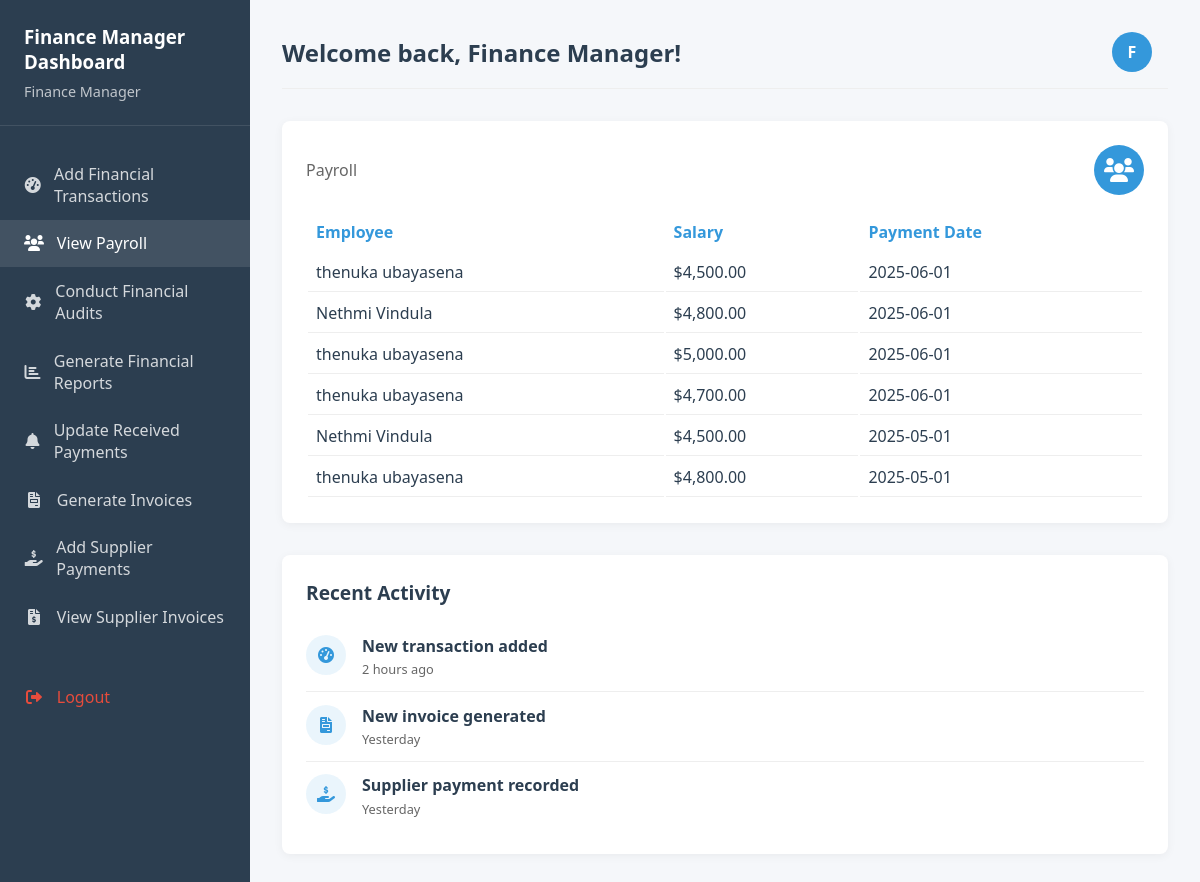
/finance_manager_dashboard.php?view=view_payroll, run on the app's committed database.
### tables this page shows
CREATE TABLE `payroll` (
  `payroll_id` int(11) NOT NULL,
  `EMP_ID` int(11) NOT NULL,
  `salary` decimal(10,2) NOT NULL CHECK (`salary` >= 0),
  `payment_date` date NOT NULL,
  `status` enum('Pending','Approved','Rejected') DEFAULT 'Pending',
  `created_at` datetime DEFAULT current_timestamp()
);

CREATE TABLE `employees` (
  `EMP_ID` int(11) NOT NULL,
  `FName` varchar(50) NOT NULL,
  `LName` varchar(50) NOT NULL,
  `username` varchar(50) NOT NULL,
  `password` varchar(255) NOT NULL,
  `EmpNIC` varchar(20) NOT NULL,
  `years_of_experience` int(11) DEFAULT NULL,
  `designation` varchar(100) NOT NULL,
  `EmpContact_No` varchar(15) DEFAULT NULL,
  `DOB` date DEFAULT NULL,
  `Emp_Email` varchar(100) DEFAULT NULL,
  `Dependent_Name` varchar(100) DEFAULT NULL,
  `Dependent_NIC` varchar(20) DEFAULT NULL,
  `Relationship` varchar(50) DEFAULT NULL,
  `DeContact_No` varchar(15) DEFAULT NULL,
  `created_at` timestamp NOT NULL DEFAULT current_timestamp(),
  `salary` decimal(10,2) NOT NULL
);

### finance_manager_dashboard.php (the view, shortened to what this page needs)
<?php
require 'db_connection.php';
$displayName = isset($_SESSION['FName'], $_SESSION['LName']) ? $_SESSION['FName'] . ' ' . $_SESSION['LName'] : 'Finance Manager';
$avatar = strtoupper(substr($displayName, 0, 1));
$successMessage = '';
$errorMessage = '';
$showAddTransactions = false;
$showViewPayroll = false;
$showFinancialAudits = false;
$showFinancialReports = false;
$showReceivePayments = false;
$showGenerateInvoices = false;
$showSupplierPayments = false;
$showSupplierInvoices = false;
if (isset($_GET['view'])) {
    $showAddTransactions = ($_GET['view'] === 'add_transactions');
    $showViewPayroll = ($_GET['view'] === 'view_payroll');
    $showFinancialAudits = ($_GET['view'] === 'financial_audits');
    $showFinancialReports = ($_GET['view'] === 'financial_reports');
    $showReceivePayments = ($_GET['view'] === 'receive_payments');
    $showGenerateInvoices = ($_GET['view'] === 'generate_invoices');
    $showSupplierPayments = ($_GET['view'] === 'supplier_payments');
    $showSupplierInvoices = ($_GET['view'] === 'supplier_invoices');
} else {
}
if ($showViewPayroll) {
    $stmt = $pdo->query("SELECT p.payroll_id, p.EMP_ID, p.salary, p.payment_date, e.FName, e.LName
                         FROM payroll p
                         JOIN employees e ON p.EMP_ID = e.EMP_ID
                         ORDER BY p.payment_date DESC");
    $payroll = $stmt->fetchAll();
}
?>
<!DOCTYPE html>
<html lang="en">
<head>
    <link rel="stylesheet" href="https://cdnjs.cloudflare.com/ajax/libs/font-awesome/6.0.0/css/all.min.css">
</head>
<body>
    <div class="dashboard-container">
        <div class="sidebar">
            <div class="sidebar-header">
                <h3>Finance Manager Dashboard</h3>
                <p><?= htmlspecialchars($displayName) ?></p>
            </div>
            <div class="sidebar-menu">
                <a href="?view=add_transactions" class="menu-item <?= $showAddTransactions ? 'active' : '' ?>"><i class="fas fa-tachometer-alt"></i> Add Financial Transactions</a>
                <a href="?view=view_payroll" class="menu-item <?= $showViewPayroll ? 'active' : '' ?>"><i class="fas fa-users"></i> View Payroll</a>
                <a href="?view=financial_audits" class="menu-item <?= $showFinancialAudits ? 'active' : '' ?>"><i class="fas fa-cog"></i> Conduct Financial Audits</a>
                <a href="?view=financial_reports" class="menu-item <?= $showFinancialReports ? 'active' : '' ?>"><i class="fas fa-chart-bar"></i> Generate Financial Reports</a>
                <a href="?view=receive_payments" class="menu-item <?= $showReceivePayments ? 'active' : '' ?>"><i class="fas fa-bell"></i> Update Received Payments</a>
                <a href="?view=generate_invoices" class="menu-item <?= $showGenerateInvoices ? 'active' : '' ?>"><i class="fas fa-file-invoice"></i> Generate Invoices</a>
                <a href="?view=supplier_payments" class="menu-item <?= $showSupplierPayments ? 'active' : '' ?>"><i class="fas fa-hand-holding-usd"></i> Add Supplier Payments</a>
                <a href="?view=supplier_invoices" class="menu-item <?= $showSupplierInvoices ? 'active' : '' ?>"><i class="fas fa-file-invoice-dollar"></i> View Supplier Invoices</a>
                <a href="logout.php" class="menu-item" style="margin-top: 2rem; color: #e74c3c;"><i class="fas fa-sign-out-alt"></i> Logout</a>
            </div>
        </div>
        <div class="main-content">
            <div class="top-bar">
                <h2>Welcome back, <?= htmlspecialchars($displayName) ?>!</h2>
                <div class="user-info">
                    <div class="user-avatar"><?= $avatar ?></div>
                </div>
            </div>
            <div class="dashboard-cards">
                <?php if ($showAddTransactions): ?>
                <div class="card">
                    <div class="card-header">
                        <span class="card-title">Add Financial Transaction</span>
                        <div class="card-icon bg-primary"><i class="fas fa-tachometer-alt"></i></div>
                    </div>
                    <?php if ($errorMessage): ?>
                        <div class="message error"><?= htmlspecialchars($errorMessage) ?></div>
                    <?php endif; ?>
                    <?php if ($successMessage): ?>
                        <div class="message success"><?= htmlspecialchars($successMessage) ?></div>
                    <?php endif; ?>
                    <form action="" method="POST" class="form-table">
                        <input type="hidden" name="add_transaction" value="1">
                        <table>
                            <tr>
                                <th><label for="type">Type</label></th>
                                <td>
                                    <select id="type" name="type" required>
                                        <option value="Income">Income</option>
                                        <option value="Expense">Expense</option>
                                    </select>
                                </td>
                            </tr>
                            <tr>
                                <th><label for="category">Category</label></th>
                                <td><input type="text" id="category" name="category" required></td>
                            </tr>
                            <tr>
                                <th><label for="amount">Amount</label></th>
                                <td><input type="number" id="amount" name="amount" step="0.01" required></td>
                            </tr>
                            <tr>
                                <th><label for="description">Description</label></th>
                                <td><textarea id="description" name="description" required></textarea></td>
                            </tr>
                        </table>
                        <button type="submit" class="btn"><i class="fas fa-save"></i> Add Transaction</button>
                    </form>
                    <?php if ($transactions): ?>
                    <table class="data-table">
                        <tr>
                            <th>Type</th>
                            <th>Category</th>
                            <th>Amount</th>
                            <th>Description</th>
                            <th>Created At</th>
                        </tr>
                        <?php foreach ($transactions as $transaction): ?>
                        <tr>
                            <td><?= htmlspecialchars($transaction['type']) ?></td>
                            <td><?= htmlspecialchars($transaction['category']) ?></td>
                            <td>$<?= number_format($transaction['amount'], 2) ?></td>
                            <td><?= htmlspecialchars($transaction['description']) ?></td>
                            <td><?= htmlspecialchars($transaction['created_at']) ?></td>
                        </tr>
                        <?php endforeach; ?>
                    </table>
                    <?php endif; ?>
                </div>
                <?php elseif ($showViewPayroll && $payroll): ?>
                <div class="card">
                    <div class="card-header">
                        <span class="card-title">Payroll</span>
                        <div class="card-icon bg-secondary"><i class="fas fa-users"></i></div>
                    </div>
                    <table class="data-table">
                        <tr>
                            <th>Employee</th>
                            <th>Salary</th>
                            <th>Payment Date</th>
                        </tr>
                        <?php foreach ($payroll as $record): ?>
                        <tr>
                            <td><?= htmlspecialchars($record['FName'] . ' ' . $record['LName']) ?></td>
                            <td>$<?= number_format($record['salary'], 2) ?></td>
                            <td><?= htmlspecialchars($record['payment_date']) ?></td>
                        </tr>
                        <?php endforeach; ?>
                    </table>
                </div>
                <?php endif; ?>
            </div>
            <div class="recent-activity">
                <h3 class="section-title">Recent Activity</h3>
                <div class="activity-item">
                    <div class="activity-icon"><i class="fas fa-tachometer-alt"></i></div>
                    <div class="activity-content">
                        <div class="activity-title">New transaction added</div>
                        <div class="activity-time">2 hours ago</div>
                    </div>
                </div>
                <div class="activity-item">
                    <div class="activity-icon"><i class="fas fa-file-invoice"></i></div>
                    <div class="activity-content">
                        <div class="activity-title">New invoice generated</div>
                        <div class="activity-time">Yesterday</div>
                    </div>
                </div>
                <div class="activity-item">
                    <div class="activity-icon"><i class="fas fa-hand-holding-usd"></i></div>
                    <div class="activity-content">
                        <div class="activity-title">Supplier payment recorded</div>
                        <div class="activity-time">Yesterday</div>
                    </div>
                </div>
            </div>
        </div>
    </div>
</body>
</html>

### finance_manager_dashboard.php (style rules this page uses)
:root { --primary-color: #2c3e50; --secondary-color: #3498db; --accent-color: #e74c3c; --light-color: #ecf0f1; --dark-color: #2c3e50; --success-color: #2ecc71; }
* { margin: 0; padding: 0; box-sizing: border-box; font-family: 'Segoe UI', Tahoma, Geneva, Verdana, sans-serif; }
body { background-color: #f5f7fa; color: var(--dark-color); }
.dashboard-container { display: flex; min-height: 100vh; }
.sidebar { width: 250px; background-color: var(--primary-color); color: white; padding: 1.5rem 0; position: fixed; height: 100%; }
.sidebar-header { padding: 0 1.5rem 1.5rem; border-bottom: 1px solid rgba(255, 255, 255, 0.1); }
.sidebar-header h3 { color: white; margin-bottom: 0.5rem; }
.sidebar-header p { color: rgba(255, 255, 255, 0.7); font-size: 0.9rem; }
.sidebar-menu { padding: 1.5rem 0; }
.menu-item { padding: 0.8rem 1.5rem; display: flex; align-items: center; color: rgba(255, 255, 255, 0.8); text-decoration: none; transition: all 0.3s ease; }
.menu-item:hover, .menu-item.active { background-color: rgba(255, 255, 255, 0.1); color: white; }
.menu-item i { margin-right: 0.8rem; width: 20px; text-align: center; }
.main-content { flex: 1; margin-left: 250px; padding: 2rem; }
.top-bar { display: flex; justify-content: space-between; align-items: center; margin-bottom: 2rem; padding-bottom: 1rem; border-bottom: 1px solid #eee; }
.user-info { display: flex; align-items: center; }
.user-avatar { width: 40px; height: 40px; border-radius: 50%; background-color: var(--secondary-color); color: white; display: flex; align-items: center; justify-content: center; margin-right: 1rem; font-weight: bold; }
.dashboard-cards { display: grid; grid-template-columns: repeat(auto-fill, minmax(550px, 1fr)); gap: 1.5rem; margin-bottom: 2rem; }
.card { background: white; border-radius: 8px; padding: 1.5rem; box-shadow: 0 2px 10px rgba(0, 0, 0, 0.05); }
.card-header { display: flex; justify-content: space-between; align-items: center; margin-bottom: 1rem; }
.card-title { font-size: 1rem; color: #666; }
.card-icon { width: 50px; height: 50px; border-radius: 50%; display: flex; align-items: center; justify-content: center; color: white; font-size: 1.5rem; }
.bg-secondary { background-color: var(--secondary-color); }
.data-table, .form-table { width: 100%; }
.data-table td, .form-table td { padding: 8px; border-bottom: 1px solid #eee; }
.data-table th, .form-table th { text-align: left; padding: 8px; color: var(--secondary-color); }
.recent-activity { background: white; border-radius: 8px; padding: 1.5rem; box-shadow: 0 2px 10px rgba(0, 0, 0, 0.05); }
.section-title { font-size: 1.2rem; margin-bottom: 1rem; color: var(--primary-color); }
.activity-item { display: flex; padding: 0.8rem 0; border-bottom: 1px solid #eee; }
.activity-item:last-child { border-bottom: none; }
.activity-icon { width: 40px; height: 40px; border-radius: 50%; background-color: rgba(52, 152, 219, 0.1); color: var(--secondary-color); display: flex; align-items: center; justify-content: center; margin-right: 1rem; }
.activity-content { flex: 1; }
.activity-title { font-weight: 600; margin-bottom: 0.2rem; }
.activity-time { font-size: 0.8rem; color: #666; }

### data on the page
payroll: EMP_ID.LName "thenuka ubayasena", salary "4,500.00", payment_date "2025-06-01"
payroll: EMP_ID.LName "Nethmi Vindula", salary "4,800.00", payment_date "2025-06-01"
payroll: EMP_ID.LName "thenuka ubayasena", salary "5,000.00", payment_date "2025-06-01"
payroll: EMP_ID.LName "thenuka ubayasena", salary "4,700.00", payment_date "2025-06-01"
payroll: EMP_ID.LName "Nethmi Vindula", salary "4,500.00", payment_date "2025-05-01"
payroll: EMP_ID.LName "thenuka ubayasena", salary "4,800.00", payment_date "2025-05-01"

### other printed values
$displayName "Finance Manager"
$avatar "F"
